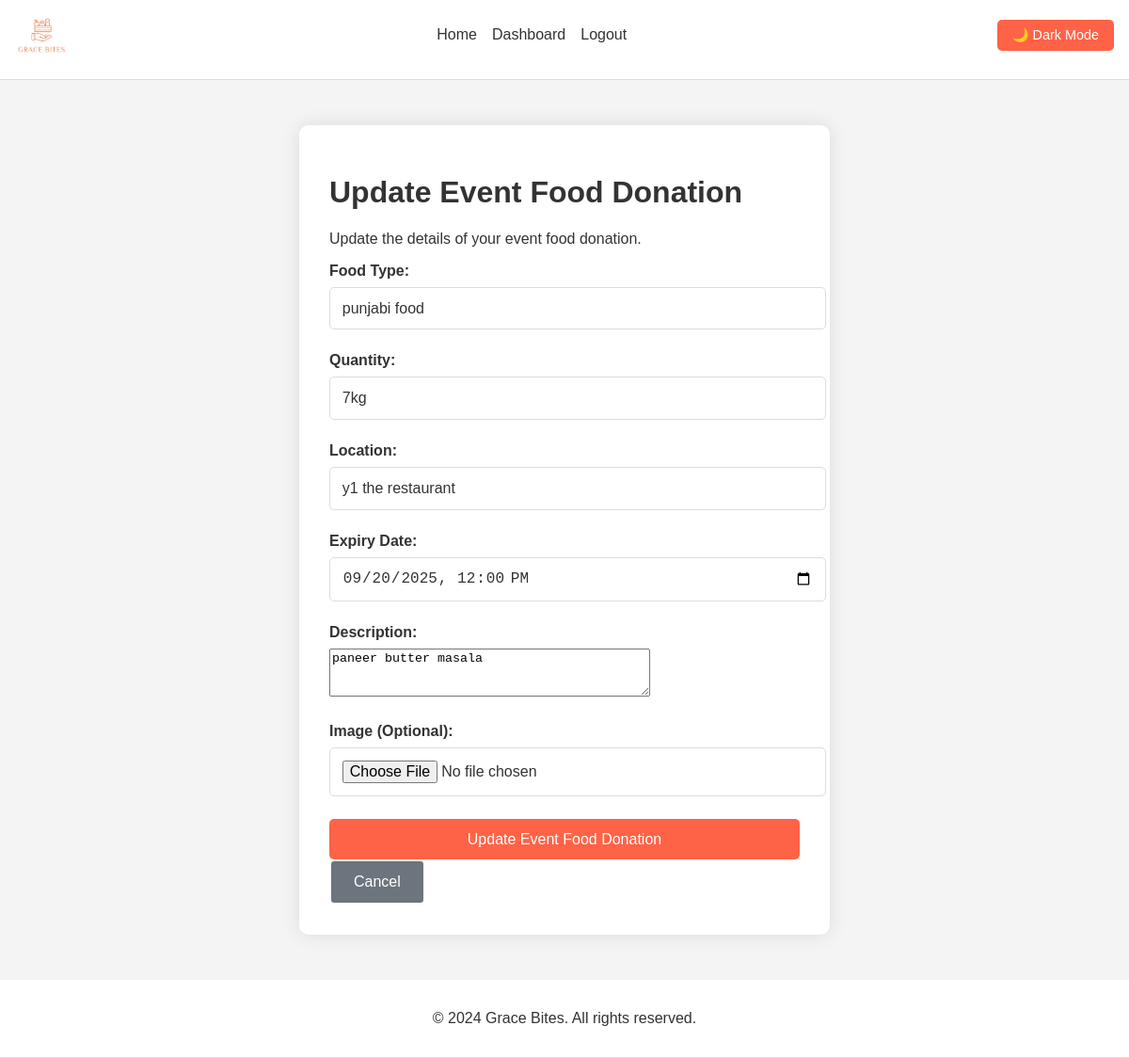
Screenshot of /eventplanner/update-event-food/3/ (signed in) with the database file from the repository.
### core/models.py (models this page shows, shortened)
class FoodDonation(models.Model):
    donor = models.ForeignKey(settings.AUTH_USER_MODEL, on_delete=models.CASCADE, related_name='food_donations')
    food_type = models.CharField(max_length=100)
    quantity = models.CharField(max_length=50)
    description = models.TextField()
    expiry_date = models.DateTimeField()
    location = models.CharField(max_length=255)
    image = models.ImageField(upload_to='food_donations/', null=True, blank=True)
    posted_at = models.DateTimeField(auto_now_add=True)
    is_accepted = models.BooleanField(default=False)
    is_available = models.BooleanField(default=True)
    class Meta:
        ordering = ['-posted_at']

### eventplanner/views.py (the view)
# urls.py: path('update-event-food/<int:donation_id>/', views.update_event_food_donation, name='update_event_food_donation'),
@login_required
def update_event_food_donation(request, donation_id):
    donation = get_object_or_404(FoodDonation, id=donation_id, donor=request.user)
    if request.method == 'POST':
        form = FoodDonationForm(request.POST, request.FILES, instance=donation)
        if form.is_valid():
            form.save()
            messages.success(request, 'Event food donation updated successfully!')
            return redirect('eventplanner_dashboard')
    else:
        form = FoodDonationForm(instance=donation)
    return render(request, 'eventplanner/update_event_food_donation.html', {'form': form, 'donation': donation})

### core/forms.py
class FoodDonationForm(forms.ModelForm):
    class Meta:
        model = FoodDonation
        fields = ['food_type', 'quantity', 'description', 'expiry_date', 'location', 'image']
        widgets = {
            'expiry_date': forms.DateTimeInput(attrs={'type': 'datetime-local'}),
            'description': forms.Textarea(attrs={'rows': 3}),
        }

### templates/eventplanner/update_event_food_donation.html (shortened to what this page needs)
{% extends 'base.html' %}
{% block content %}
<div class="container">
    <div class="form-container">
        <h1>Update Event Food Donation</h1>
        <p>Update the details of your event food donation.</p>
        <form method="post" enctype="multipart/form-data">
            <div class="form-group">
                <label for="{{ form.food_type.id_for_label }}">Food Type:</label>
                {{ form.food_type }}
            </div>
            <div class="form-group">
                <label for="{{ form.quantity.id_for_label }}">Quantity:</label>
                {{ form.quantity }}
            </div>
            <div class="form-group">
                <label for="{{ form.location.id_for_label }}">Location:</label>
                {{ form.location }}
            </div>
            <div class="form-group">
                <label for="{{ form.expiry_date.id_for_label }}">Expiry Date:</label>
                {{ form.expiry_date }}
            </div>
            <div class="form-group">
                <label for="{{ form.description.id_for_label }}">Description:</label>
                {{ form.description }}
            </div>
            <div class="form-group">
                <label for="{{ form.image.id_for_label }}">Image (Optional):</label>
                {{ form.image }}
            </div>
            <div class="form-actions">
                <button type="submit" class="btn btn-primary">Update Event Food Donation</button>
                <a href="{% url 'eventplanner_dashboard' %}" class="btn btn-secondary">Cancel</a>
            </div>
        </form>
    </div>
</div>
{% endblock %}

### static/css/style.css (style rules this page uses)
body { font-family: Arial, sans-serif; margin: 0; padding: 0; transition: background-color 0.3s, color 0.3s; }
a { text-decoration: none; }
body.light-theme { background-color: #f4f4f4; color: #333; }
.btn { background-color: #ff6347; color: #fff; padding: 0.8rem 1.5rem; border-radius: 5px; font-size: 1rem; transition: background-color 0.3s; border: none; cursor: pointer; text-decoration: none; display: inline-block; }
.btn-secondary { background-color: transparent; color: #fff; border: 2px solid #fff; }
.form-container { max-width: 500px; margin: 2rem auto; padding: 2rem; border-radius: 10px; box-shadow: 0 0 20px rgba(0, 0, 0, 0.1); transition: all 0.3s ease; }
.light-theme .form-container { background-color: #fff; color: #333; }
.form-container form input, .form-container form select { width: 100%; padding: 0.8rem; border: 1px solid #ddd; border-radius: 5px; font-size: 1rem; transition: border-color 0.3s; }
.light-theme .form-container form input, .light-theme .form-container form select { background-color: #fff; color: #333; border-color: #ddd; }
.form-container form label { display: block; margin-bottom: 0.5rem; font-weight: bold; color: inherit; }
.form-container button { width: 100%; padding: 0.8rem; background-color: #ff6347; color: #fff; border: none; border-radius: 5px; font-size: 1rem; cursor: pointer; transition: background-color 0.3s; }
.form-group { margin-bottom: 1.5rem; }
.btn-secondary { background-color: #6c757d; }

### rows the page displays
FoodDonation: food_type "punjabi food", quantity "7kg", location "y1 the restaurant", expiry_date "09/20/2025 12:00", description "paneer butter masala"
